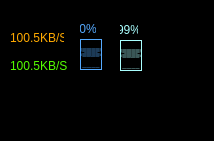
<?xml version="1.0" encoding="UTF-8"?>
<ui version="4.0">
 <class>Form</class>
 <widget class="QWidget" name="Form">
  <property name="geometry">
   <rect>
    <x>0</x>
    <y>0</y>
    <width>214</width>
    <height>141</height>
   </rect>
  </property>
  <property name="windowTitle">
   <string/>
  </property>
  <property name="styleSheet">
   <string notr="true">background-color: rgb(0, 0, 0);</string>
  </property>
  <widget class="QLabel" name="cpu_gui">
   <property name="geometry">
    <rect>
     <x>80</x>
     <y>39</y>
     <width>22</width>
     <height>31</height>
    </rect>
   </property>
   <property name="font">
    <font>
     <family>Agency FB</family>
     <pointsize>1</pointsize>
     <weight>75</weight>
     <bold>true</bold>
     <kerning>false</kerning>
    </font>
   </property>
   <property name="layoutDirection">
    <enum>Qt::LeftToRight</enum>
   </property>
   <property name="styleSheet">
    <string notr="true">color: rgb(85, 170, 255);
border: 1px solid;
border-color: rgb(85, 170, 255);</string>
   </property>
   <property name="text">
    <string>*************************************
*******************************************
*************************************
***********************************
*************************
***********************************
***************************************
*******************************************
********************************










*********************************</string>
   </property>
   <property name="textFormat">
    <enum>Qt::AutoText</enum>
   </property>
   <property name="scaledContents">
    <bool>false</bool>
   </property>
   <property name="alignment">
    <set>Qt::AlignBottom|Qt::AlignHCenter</set>
   </property>
   <property name="wordWrap">
    <bool>false</bool>
   </property>
   <property name="margin">
    <number>0</number>
   </property>
   <property name="indent">
    <number>-3</number>
   </property>
  </widget>
  <widget class="QLabel" name="cpu_num">
   <property name="geometry">
    <rect>
     <x>80</x>
     <y>21</y>
     <width>16</width>
     <height>16</height>
    </rect>
   </property>
   <property name="styleSheet">
    <string notr="true">color: rgb(85, 170, 255);</string>
   </property>
   <property name="text">
    <string>0%</string>
   </property>
   <property name="alignment">
    <set>Qt::AlignCenter</set>
   </property>
  </widget>
  <widget class="QLabel" name="mem_gui">
   <property name="geometry">
    <rect>
     <x>120</x>
     <y>40</y>
     <width>22</width>
     <height>31</height>
    </rect>
   </property>
   <property name="font">
    <font>
     <family>Agency FB</family>
     <pointsize>1</pointsize>
     <weight>75</weight>
     <bold>true</bold>
     <kerning>false</kerning>
    </font>
   </property>
   <property name="layoutDirection">
    <enum>Qt::LeftToRight</enum>
   </property>
   <property name="styleSheet">
    <string notr="true">color: rgb(170, 255, 255);
border: 1px solid;
border-color: rgb(170, 255, 255);</string>
   </property>
   <property name="text">
    <string>*************************************
*******************************************
*************************************
***********************************
*************************
***********************************
***************************************
*******************************************
********************************










*********************************</string>
   </property>
   <property name="textFormat">
    <enum>Qt::AutoText</enum>
   </property>
   <property name="scaledContents">
    <bool>false</bool>
   </property>
   <property name="alignment">
    <set>Qt::AlignBottom|Qt::AlignHCenter</set>
   </property>
   <property name="wordWrap">
    <bool>false</bool>
   </property>
   <property name="margin">
    <number>0</number>
   </property>
   <property name="indent">
    <number>-3</number>
   </property>
  </widget>
  <widget class="QLabel" name="mem_num">
   <property name="geometry">
    <rect>
     <x>120</x>
     <y>22</y>
     <width>18</width>
     <height>16</height>
    </rect>
   </property>
   <property name="styleSheet">
    <string notr="true">color: rgb(170, 255, 255);</string>
   </property>
   <property name="text">
    <string>99%</string>
   </property>
   <property name="alignment">
    <set>Qt::AlignCenter</set>
   </property>
  </widget>
  <widget class="QLabel" name="downspeed">
   <property name="geometry">
    <rect>
     <x>10</x>
     <y>60</y>
     <width>68</width>
     <height>12</height>
    </rect>
   </property>
   <property name="styleSheet">
    <string notr="true">color: rgb(85, 255, 0);</string>
   </property>
   <property name="text">
    <string>100.5KB/S</string>
   </property>
  </widget>
  <widget class="QLabel" name="upspeed">
   <property name="geometry">
    <rect>
     <x>10</x>
     <y>30</y>
     <width>54</width>
     <height>16</height>
    </rect>
   </property>
   <property name="styleSheet">
    <string notr="true">color: rgb(255, 170, 0);</string>
   </property>
   <property name="text">
    <string>100.5KB/S</string>
   </property>
  </widget>
  <zorder>layoutWidget</zorder>
  <zorder>cpu_num</zorder>
  <zorder>cpu_gui</zorder>
  <zorder>mem_num</zorder>
  <zorder>mem_gui</zorder>
  <zorder>downspeed</zorder>
 </widget>
 <resources/>
 <connections/>
</ui>
